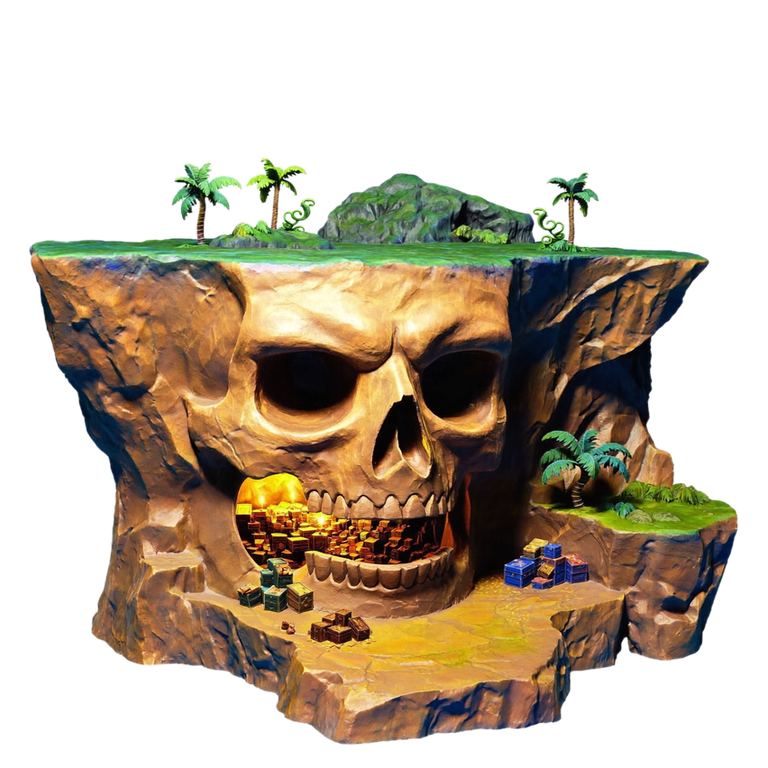
#> input picture assets/center_skull_cave.png, 768 x 768 px
$ python -i higgsfield_generate_skull_cave.py   (imports and definitions only)
#> lines starting #> are read from the running program, lines starting #| are printed output that depends on the picture
#> further down, picture is the input picture: PIL image 768x768 RGBA; mean R, G, B, A 67, 54.5, 36, 127
#!/usr/bin/env python3
"""
Génère la Grotte en Crâne 3D (Skull Cave) pour l'île centrale du trésor via l'API Higgsfield Soul V2
et la détourne en PNG transparent haute définition (public/assets/center_skull_cave.png).
"""
from collections import deque
import io
import json
import os
import shutil
import sys
import time
import urllib.request
from PIL import Image, ImageFilter

API_BASE = "https://api.higgsfield.ai"
IMAGE_MODEL_PATH = "/higgsfield-ai/soul/v2/standard"

SKULL_CAVE_PROMPT = (
    "Single isolated 3D isometric game asset render of a monumental pirate Skull Cave carved into a craggy "
    "tropical cliff rock on a treasure island, giant ancient stone skull cavern entrance with glowing golden "
    "torchlight and overflowing pirate treasure chests and gold doubloons inside the open jaw mouth, a few "
    "tropical vines and palm fronds on top of the rock, Sea of Thieves stylized hand-painted 3D game model, "
    "front 3/4 isometric board game camera angle, centered, completely isolated on a pure solid white "
    "background #FFFFFF, no sky, no ocean plane, clean crisp outer silhouette."
)


def cutout_skull_cave(img: Image.Image) -> Image.Image:
    """
    Détoure le fond blanc externe par flood-fill depuis les bords tout en préservant
    les détails internes (dents du crâne, reflets d'or, torches).
    """
    img = img.convert("RGBA")
    img.thumbnail((896, 896), Image.Resampling.LANCZOS)
    w, h = img.size
#> w = 768; h = 768
    pixels = img.load()

    visited = [[False] * h for _ in range(w)]
    bg_mask = Image.new("L", (w, h), 255)
#> bg_mask: PIL image 768x768 L; every value is 255
    mask_px = bg_mask.load()

    q = deque()
    for x in range(w):
        q.append((x, 0))
        q.append((x, h - 1))
        visited[x][0] = True
        visited[x][h - 1] = True
    for y in range(h):
        q.append((0, y))
        q.append((w - 1, y))
        visited[0][y] = True
        visited[w - 1][y] = True

    def is_bg(r: int, g: int, b: int) -> bool:
        lum = (r + g + b) / 3.0
        sat = max(r, g, b) - min(r, g, b)
        return lum > 224 and sat < 34

    while q:
        cx, cy = q.popleft()
        r, g, b, _ = pixels[cx, cy]
        if is_bg(r, g, b):
            mask_px[cx, cy] = 0
            for nx, ny in ((cx - 1, cy), (cx + 1, cy), (cx, cy - 1), (cx, cy + 1)):
                if 0 <= nx < w and 0 <= ny < h and not visited[nx][ny]:
                    visited[nx][ny] = True
                    q.append((nx, ny))
#> this loop made 3072 passes
#> (cx, cy) on passes 2 to 4: (0, 767), (1, 0), (1, 767)
#> after the loop, visited = 768 items

    smooth_mask = bg_mask.filter(ImageFilter.GaussianBlur(radius=1.2))
    s_px = smooth_mask.load()
    for x in range(w):
        for y in range(h):
            r, g, b, _ = pixels[x, y]
            a = s_px[x, y]
            if a < 32:
                a = 0
            pixels[x, y] = (r, g, b, a)

    bbox = img.getbbox()
#> bbox = (0, 0, 768, 768)
    if bbox:
        cropped = img.crop(bbox)
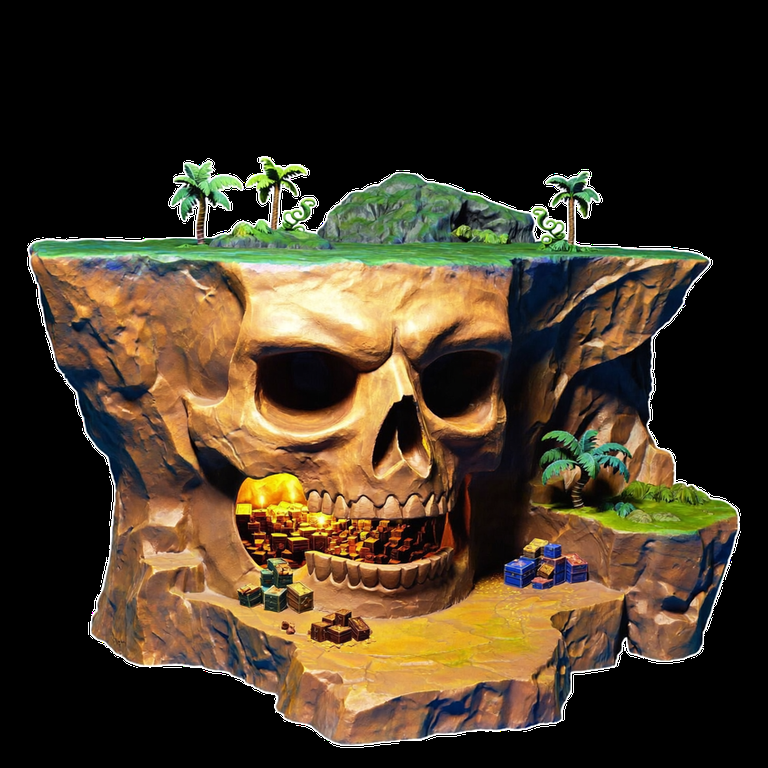
#> cropped: PIL image 768x768 RGBA; mean R, G, B, A 67, 54.5, 36, 255
        cw, ch = cropped.size
#> cw = 768; ch = 768
        side = int(max(cw, ch) * 1.08)
#> side = 829
        out = Image.new("RGBA", (side, side), (0, 0, 0, 0))
#> out: PIL image 829x829 RGBA; every value is 0
        # Ancrer la base de la grotte en bas du canevas pour qu'elle repose bien sur l'île centrale
        out.paste(cropped, ((side - cw) // 2, side - ch - int(side * 0.03)))
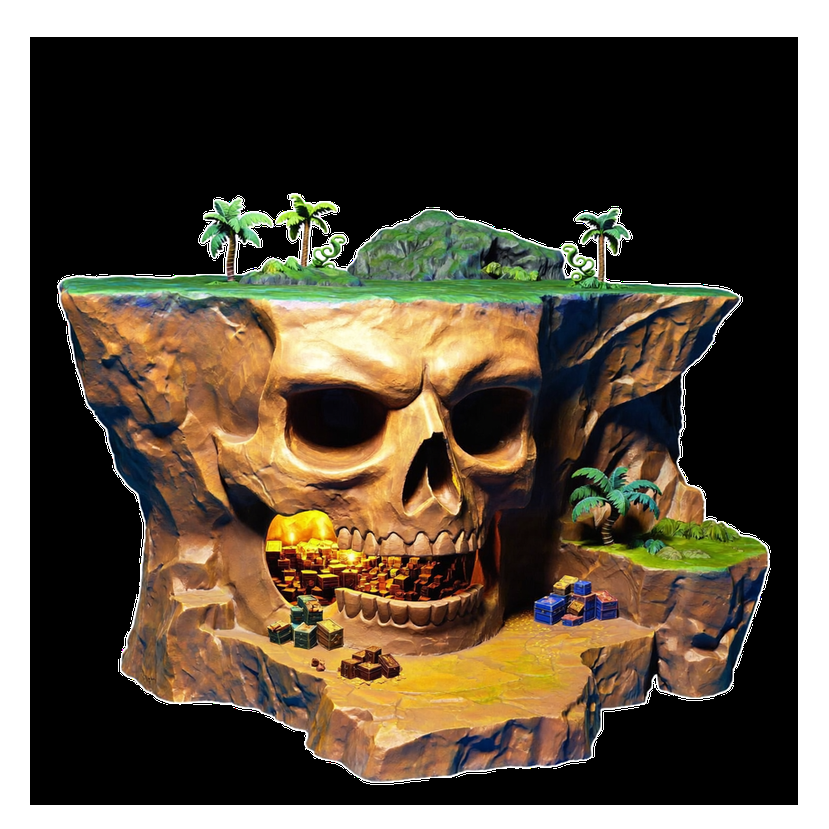
#> out: PIL image 829x829 RGBA; mean R, G, B, A 57.5, 46.7, 30.9, 218.9; transparent parts drawn white
        out = out.resize((768, 768), Image.Resampling.LANCZOS)
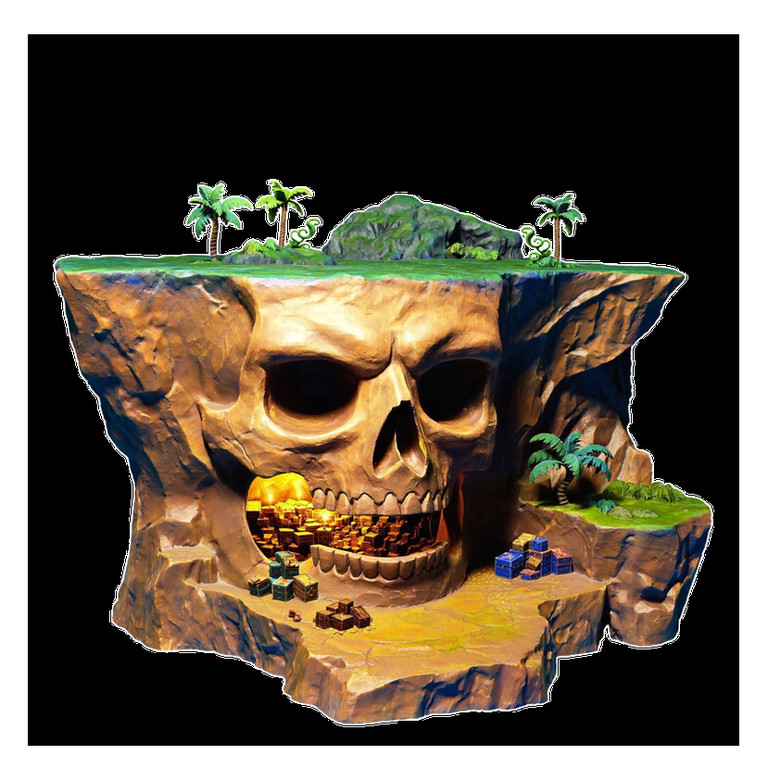
#> out: PIL image 768x768 RGBA; mean R, G, B, A 57.5, 46.8, 30.9, 218.9; transparent parts drawn white
        return out
    return img


# [57 lines left out: function main, not called in this run]


# [2 lines not run here, left out]

>>> from PIL import Image
>>> picture = Image.open('../assets/center_skull_cave.png')
>>> result = cutout_skull_cave(picture)

$ run again, on assets/fort_stone.png
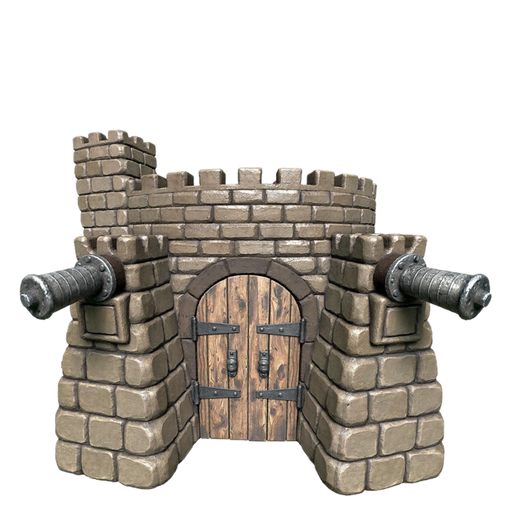
#> input picture assets/fort_stone.png, 512 x 512 px
#> picture is the input picture: PIL image 512x512 RGBA; mean R, G, B, A 58, 53.1, 47, 110.1
#> bg_mask: PIL image 512x512 L; every value is 255
#> the loop in cutout_skull_cave, `while q:` made 2048 passes
#> (cx, cy) on passes 2 to 4: (0, 511), (1, 0), (1, 511)
#> after the loop in cutout_skull_cave, `while q:`: visited = 512 items
#> bbox = (0, 0, 512, 512)
#> in cutout_skull_cave, `cropped = img.crop(bbox)`:
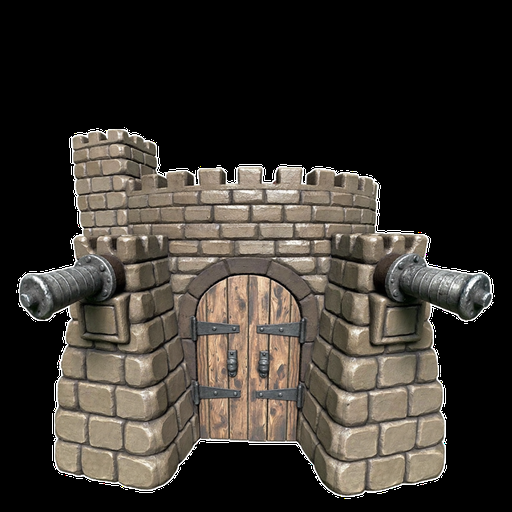
#> cropped: PIL image 512x512 RGBA; mean R, G, B, A 58, 53.1, 47, 255
#> in cutout_skull_cave, `out = out.resize((768, 768), Image.Resampling.LANCZOS)`:
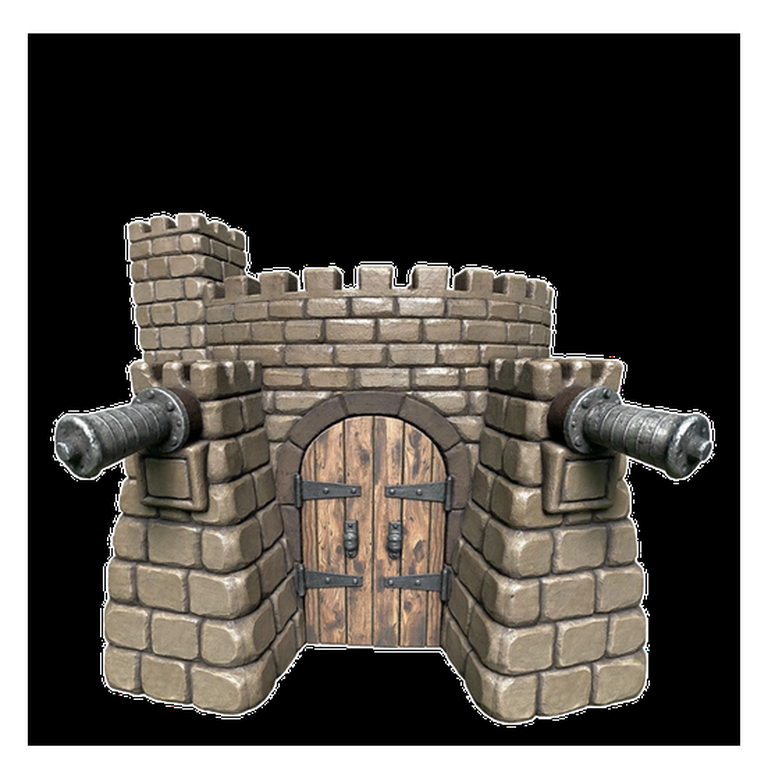
#> out: PIL image 768x768 RGBA; mean R, G, B, A 50, 45.7, 40.5, 219.4; transparent parts drawn white
